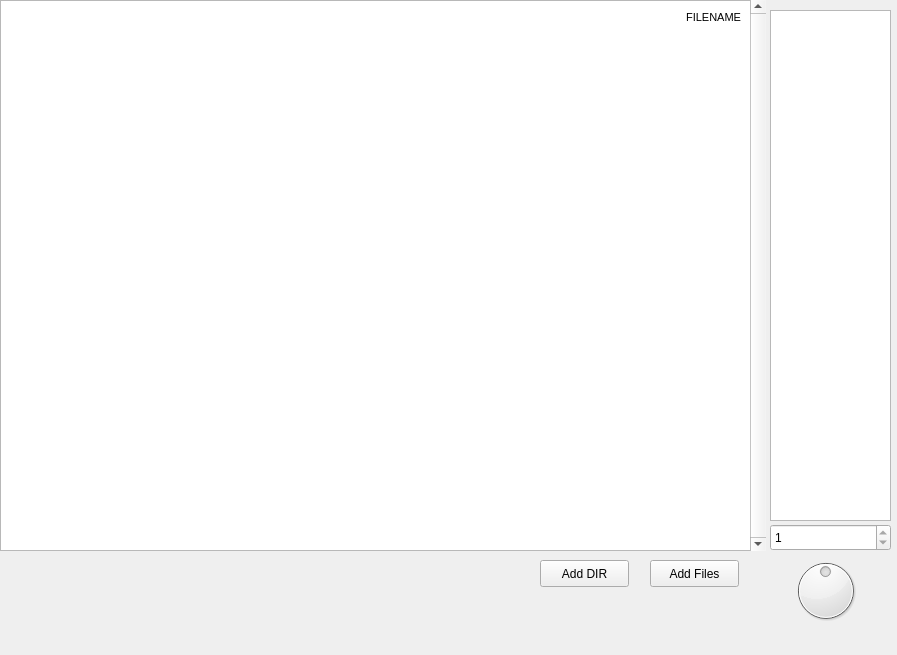
<?xml version="1.0" encoding="UTF-8"?>
<ui version="4.0">
 <class>facewindow</class>
 <widget class="QMainWindow" name="facewindow">
  <property name="geometry">
   <rect>
    <x>0</x>
    <y>0</y>
    <width>897</width>
    <height>655</height>
   </rect>
  </property>
  <property name="windowTitle">
   <string>MainWindow</string>
  </property>
  <property name="windowIcon">
   <iconset>
    <normaloff>../smfsmanager/D_mica.png</normaloff>../smfsmanager/D_mica.png</iconset>
  </property>
  <widget class="QWidget" name="centralwidget">
   <widget class="PlotWidget" name="grafo">
    <property name="geometry">
     <rect>
      <x>0</x>
      <y>0</y>
      <width>751</width>
      <height>551</height>
     </rect>
    </property>
    <property name="toolTip">
     <string/>
    </property>
    <property name="statusTip">
     <string/>
    </property>
    <property name="whatsThis">
     <string/>
    </property>
   </widget>
   <widget class="QScrollBar" name="slide1">
    <property name="enabled">
     <bool>true</bool>
    </property>
    <property name="geometry">
     <rect>
      <x>750</x>
      <y>0</y>
      <width>16</width>
      <height>551</height>
     </rect>
    </property>
    <property name="minimum">
     <number>1</number>
    </property>
    <property name="maximum">
     <number>1</number>
    </property>
    <property name="tracking">
     <bool>false</bool>
    </property>
    <property name="orientation">
     <enum>Qt::Vertical</enum>
    </property>
   </widget>
   <widget class="QDial" name="slide2">
    <property name="enabled">
     <bool>true</bool>
    </property>
    <property name="geometry">
     <rect>
      <x>790</x>
      <y>555</y>
      <width>71</width>
      <height>71</height>
     </rect>
    </property>
    <property name="minimum">
     <number>1</number>
    </property>
    <property name="maximum">
     <number>1</number>
    </property>
    <property name="tracking">
     <bool>true</bool>
    </property>
   </widget>
   <widget class="QGraphicsView" name="griglia">
    <property name="enabled">
     <bool>true</bool>
    </property>
    <property name="geometry">
     <rect>
      <x>770</x>
      <y>10</y>
      <width>121</width>
      <height>511</height>
     </rect>
    </property>
   </widget>
   <widget class="QLabel" name="labFilename">
    <property name="geometry">
     <rect>
      <x>480</x>
      <y>10</y>
      <width>261</width>
      <height>16</height>
     </rect>
    </property>
    <property name="text">
     <string>&lt;!DOCTYPE HTML PUBLIC &quot;-//W3C//DTD HTML 4.0//EN&quot; &quot;http://www.w3.org/TR/REC-html40/strict.dtd&quot;&gt;
&lt;html&gt;&lt;head&gt;&lt;meta name=&quot;qrichtext&quot; content=&quot;1&quot; /&gt;&lt;style type=&quot;text/css&quot;&gt;
p, li { white-space: pre-wrap; }
&lt;/style&gt;&lt;/head&gt;&lt;body style=&quot; font-family:'Ubuntu'; font-size:11pt; font-weight:400; font-style:normal;&quot;&gt;
&lt;p style=&quot; margin-top:0px; margin-bottom:0px; margin-left:0px; margin-right:0px; -qt-block-indent:0; text-indent:0px;&quot;&gt;&lt;span style=&quot; font-size:8pt;&quot;&gt;FILENAME&lt;/span&gt;&lt;/p&gt;&lt;/body&gt;&lt;/html&gt;</string>
    </property>
    <property name="alignment">
     <set>Qt::AlignRight|Qt::AlignTrailing|Qt::AlignVCenter</set>
    </property>
   </widget>
   <widget class="QSpinBox" name="slide3">
    <property name="geometry">
     <rect>
      <x>770</x>
      <y>524</y>
      <width>121</width>
      <height>27</height>
     </rect>
    </property>
    <property name="minimum">
     <number>1</number>
    </property>
    <property name="maximum">
     <number>1</number>
    </property>
   </widget>
   <widget class="QPushButton" name="bAddFiles">
    <property name="geometry">
     <rect>
      <x>650</x>
      <y>560</y>
      <width>89</width>
      <height>27</height>
     </rect>
    </property>
    <property name="text">
     <string>Add Files</string>
    </property>
   </widget>
   <widget class="QPushButton" name="bAddDir">
    <property name="geometry">
     <rect>
      <x>540</x>
      <y>560</y>
      <width>89</width>
      <height>27</height>
     </rect>
    </property>
    <property name="text">
     <string>Add DIR</string>
    </property>
   </widget>
   <zorder>grafo</zorder>
   <zorder>slide1</zorder>
   <zorder>slide2</zorder>
   <zorder>griglia</zorder>
   <zorder>label</zorder>
   <zorder>labFilename</zorder>
   <zorder>slide3</zorder>
   <zorder>label_2</zorder>
   <zorder>label_3</zorder>
   <zorder>slide3</zorder>
   <zorder>label_2</zorder>
   <zorder>labFilename</zorder>
   <zorder>labFilename</zorder>
   <zorder>label_2</zorder>
   <zorder>label</zorder>
   <zorder>labFilename</zorder>
   <zorder>bAddFiles</zorder>
   <zorder>bAddDir</zorder>
  </widget>
  <widget class="QMenuBar" name="menubar">
   <property name="geometry">
    <rect>
     <x>0</x>
     <y>0</y>
     <width>897</width>
     <height>25</height>
    </rect>
   </property>
  </widget>
 </widget>
 <customwidgets>
  <customwidget>
   <class>PlotWidget</class>
   <extends>QGraphicsView</extends>
   <header>pyqtgraph.h</header>
  </customwidget>
 </customwidgets>
 <resources/>
 <connections/>
 <slots>
  <slot>test(int)</slot>
  <slot>test()</slot>
  <slot>plotImage()</slot>
  <slot>viewCurve()</slot>
  <slot>goToCurve(int)</slot>
  <slot>moveJumping()</slot>
  <slot>moveJumping(int)</slot>
  <slot>addDirectory()</slot>
  <slot>addFiles()</slot>
  <slot>switchColor()</slot>
  <slot>saveCurves()</slot>
  <slot>processNext()</slot>
  <slot>savePeaks()</slot>
  <slot>refreshCurve()</slot>
 </slots>
</ui>
